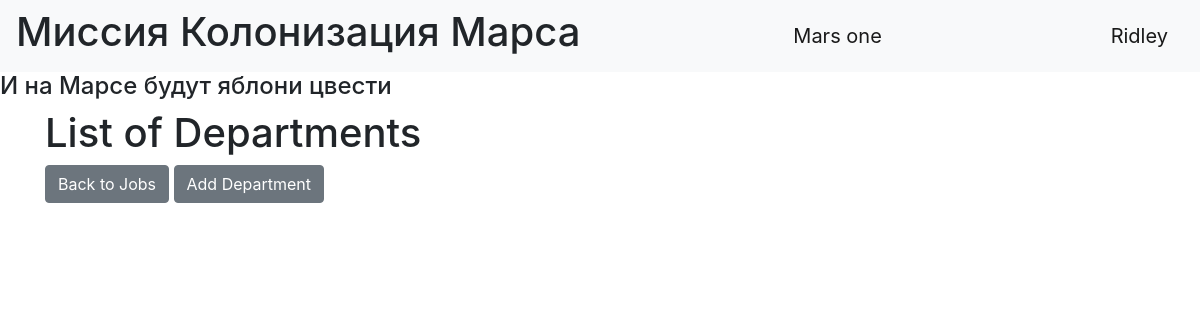
The app's page /departments (signed in), older data.
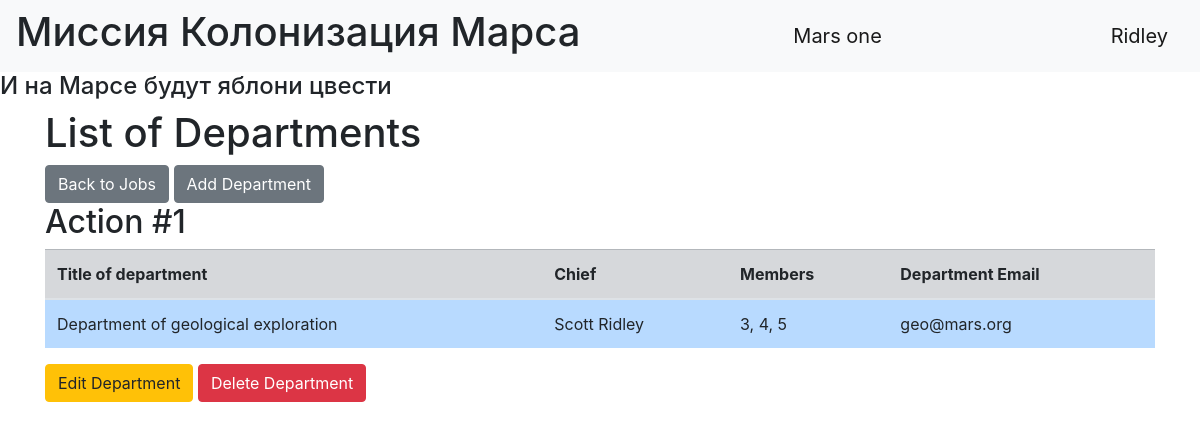
The same page, newer data.
### data/users.py (models this page shows, shortened)
class User(SqlAlchemyBase, UserMixin):
    __tablename__ = 'users'
    id = sqlalchemy.Column(sqlalchemy.Integer,
                           primary_key=True,
                           autoincrement=True)
    surname = sqlalchemy.Column(sqlalchemy.String,
                                nullable=True)
    name = sqlalchemy.Column(sqlalchemy.String,
                             nullable=True)
    age = sqlalchemy.Column(sqlalchemy.Integer,
                            nullable=True)
    position = sqlalchemy.Column(sqlalchemy.String,
                                 nullable=True)
    address = sqlalchemy.Column(sqlalchemy.String,
                                nullable=True)
    email = sqlalchemy.Column(sqlalchemy.String,
                              index=True,
                              unique=True,
                              nullable=True)
    speciality = sqlalchemy.Column(sqlalchemy.String,
                                   nullable=True)
    hashed_password = sqlalchemy.Column(sqlalchemy.String,
                                        nullable=True)
    modified_date = sqlalchemy.Column(sqlalchemy.DateTime,
                                      default=datetime.datetime.now)
    jobs = orm.relation("Jobs", back_populates='user')
    department = orm.relation("Department", back_populates='user')

### data/departments.py (models this page shows)
class Department(SqlAlchemyBase, UserMixin):
    __tablename__ = 'department'
    id = sqlalchemy.Column(sqlalchemy.Integer,
                           primary_key=True,
                           autoincrement=True)
    title = sqlalchemy.Column(sqlalchemy.String,
                              nullable=True)
    chief = sqlalchemy.Column(sqlalchemy.Integer,
                                sqlalchemy.ForeignKey("users.id"))
    members = sqlalchemy.Column(sqlalchemy.String, nullable=True)
    email = sqlalchemy.Column(sqlalchemy.String,
                              index=True,
                              unique=True,
                              nullable=True)
    user = orm.relation('User')

### main.py (the view)
@app.route('/departments')
def departments():
    db_sess = db_session.create_session()
    if current_user.is_authenticated:
        departments1 = db_sess.query(Department).all()
    return render_template("departaments.html", departments=departments1)

### data/db_session.py (called while the page is built)
def create_session() -> Session:
    global __factory
    return __factory()

### main.py (called while the page is built)
@login_manager.user_loader
def load_user(user_id):
    db_sess = db_session.create_session()
    return db_sess.query(User).get(user_id)

### templates/departaments.html
{% extends "base.html" %}
{% block content %}
<h1>List of Departments</h1>
{% if current_user.is_authenticated %}
    <a href="index" class="btn btn-secondary">Back to Jobs</a>
    <a href="department" class="btn btn-secondary">Add Department</a>
{% endif %}
{% for item in departments %}
<h2>Action #{{item.id}}</h2>
<table class="table">
  <thead>
    <tr class="table-secondary">
      <th scope="col">Title of department</th>
      <th scope="col">Chief</th>
      <th scope="col">Members</th>
      <th scope="col">Department Email</th>
    </tr>
  </thead>
  <tbody>
    <tr>
      <td class="table-primary">{{item.title}}</td>
      <td class="table-primary">{{item.user.surname}} {{item.user.name}}</td>
      <td class="table-primary">{{item.members}}</td>
      <td class="table-primary">{{item.email}}</td>
    </tr>
  </tbody>
</table>
{% if current_user.is_authenticated and (current_user.id == item.user.id or current_user.id == 1) %}
<div>
  <a href="/department/{{ item.id }}" class="btn btn-warning">
      Edit Department
  </a>
  <a href="/department_delete/{{ item.id }}" class="btn btn-danger">
      Delete Department
  </a>
</div>
{% endif %}
{% endfor %}
{% endblock %}

### templates/base.html (shortened to what this page needs)
<!doctype html>
<html lang="en">
<head>
    <link rel="stylesheet" type="text/css" href="../static/css/style.css" />
    <link rel="stylesheet"
          href="https://stackpath.bootstrapcdn.com/bootstrap/4.4.1/css/bootstrap.min.css"
>
</head>
<body>
<header>
    <nav class="navbar navbar-light bg-light">
        <h1>Миссия Колонизация Марса</h1>
        <a class="navbar-brand" href="#">Mars one</a>
        {% if current_user.is_authenticated %}
          <a class="navbar-brand" href="/logout">{{ current_user.name }}</a>
        {% else %}
        <p>
          <a class="btn btn-primary " href="/register">Зарегистрироваться</a>
          <a class="btn btn-success" href="/login">Войти</a>
        </p>
        {% endif %}
    </nav>
</header>
<h4>И на Марсе будут яблони цвести</h4>
<main role="main" class="container">
    {% block content %}
    {% endblock %}
</main>
</body>
</html>

Row changes from the older to the newer data that the page shows:
added Department: id "1", title "Department of geological exploration", user.surname "Scott", user.name "Ridley", members "3, 4, 5", email "geo@mars.org"
